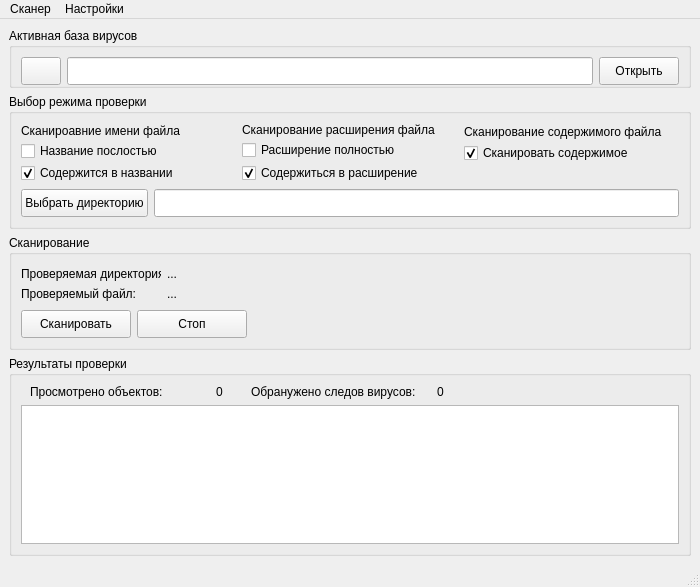
<?xml version="1.0" encoding="UTF-8"?>
<ui version="4.0">
 <class>MainWindow</class>
 <widget class="QMainWindow" name="MainWindow">
  <property name="geometry">
   <rect>
    <x>0</x>
    <y>0</y>
    <width>700</width>
    <height>560</height>
   </rect>
  </property>
  <property name="minimumSize">
   <size>
    <width>700</width>
    <height>0</height>
   </size>
  </property>
  <property name="maximumSize">
   <size>
    <width>16777215</width>
    <height>1200</height>
   </size>
  </property>
  <property name="windowTitle">
   <string>MainWindow</string>
  </property>
  <property name="windowIcon">
   <iconset>
    <normaloff>icons/viewmag_4571.png</normaloff>icons/viewmag_4571.png</iconset>
  </property>
  <widget class="QWidget" name="centralwidget">
   <layout class="QVBoxLayout" name="verticalLayout">
    <item>
     <widget class="QGroupBox" name="groupBox">
      <property name="maximumSize">
       <size>
        <width>16777215</width>
        <height>60</height>
       </size>
      </property>
      <property name="title">
       <string>Активная база вирусов</string>
      </property>
      <layout class="QHBoxLayout" name="horizontalLayout">
       <item>
        <widget class="QPushButton" name="btnSettings">
         <property name="minimumSize">
          <size>
           <width>0</width>
           <height>28</height>
          </size>
         </property>
         <property name="maximumSize">
          <size>
           <width>16777215</width>
           <height>28</height>
          </size>
         </property>
         <property name="text">
          <string/>
         </property>
         <property name="icon">
          <iconset>
           <normaloff>icons/configure_4372.png</normaloff>icons/configure_4372.png</iconset>
         </property>
        </widget>
       </item>
       <item>
        <widget class="QLineEdit" name="tbBasePath">
         <property name="minimumSize">
          <size>
           <width>0</width>
           <height>28</height>
          </size>
         </property>
         <property name="maximumSize">
          <size>
           <width>16777215</width>
           <height>28</height>
          </size>
         </property>
        </widget>
       </item>
       <item>
        <widget class="QPushButton" name="btnOpenBase">
         <property name="minimumSize">
          <size>
           <width>0</width>
           <height>28</height>
          </size>
         </property>
         <property name="maximumSize">
          <size>
           <width>16777215</width>
           <height>28</height>
          </size>
         </property>
         <property name="text">
          <string>Открыть</string>
         </property>
         <property name="icon">
          <iconset>
           <normaloff>icons/folder_blue_9892.png</normaloff>icons/folder_blue_9892.png</iconset>
         </property>
        </widget>
       </item>
      </layout>
     </widget>
    </item>
    <item>
     <widget class="QGroupBox" name="groupBox_4">
      <property name="title">
       <string>Выбор режима проверки</string>
      </property>
      <layout class="QVBoxLayout" name="verticalLayout_2">
       <item>
        <widget class="QWidget" name="widget_2" native="true">
         <layout class="QHBoxLayout" name="horizontalLayout_2">
          <property name="margin">
           <number>0</number>
          </property>
          <item>
           <widget class="QWidget" name="widget_3" native="true">
            <layout class="QVBoxLayout" name="verticalLayout_3">
             <property name="spacing">
              <number>2</number>
             </property>
             <property name="margin">
              <number>0</number>
             </property>
             <item>
              <widget class="QLabel" name="label">
               <property name="text">
                <string>Сканироавние имени файла</string>
               </property>
              </widget>
             </item>
             <item>
              <widget class="QCheckBox" name="cbFullScanName">
               <property name="text">
                <string>Название послостью</string>
               </property>
              </widget>
             </item>
             <item>
              <widget class="QCheckBox" name="cbSelectedScanName">
               <property name="text">
                <string>Содержится в названии</string>
               </property>
               <property name="checked">
                <bool>true</bool>
               </property>
              </widget>
             </item>
            </layout>
           </widget>
          </item>
          <item>
           <widget class="QWidget" name="widget_4" native="true">
            <layout class="QVBoxLayout" name="verticalLayout_4">
             <property name="spacing">
              <number>3</number>
             </property>
             <property name="margin">
              <number>0</number>
             </property>
             <item>
              <widget class="QLabel" name="label_2">
               <property name="text">
                <string>Сканирование расширения файла</string>
               </property>
              </widget>
             </item>
             <item>
              <widget class="QCheckBox" name="cbFullScanExeption">
               <property name="text">
                <string>Расширение полностью</string>
               </property>
              </widget>
             </item>
             <item>
              <widget class="QCheckBox" name="cbSelectedScanExeption">
               <property name="text">
                <string>Содержиться в расширение</string>
               </property>
               <property name="checked">
                <bool>true</bool>
               </property>
              </widget>
             </item>
            </layout>
           </widget>
          </item>
          <item>
           <widget class="QWidget" name="widget_5" native="true">
            <layout class="QVBoxLayout" name="verticalLayout_5">
             <property name="spacing">
              <number>3</number>
             </property>
             <property name="margin">
              <number>0</number>
             </property>
             <item>
              <widget class="QLabel" name="label_3">
               <property name="text">
                <string>Сканирование содержимого файла</string>
               </property>
              </widget>
             </item>
             <item>
              <widget class="QCheckBox" name="cbScanFile">
               <property name="text">
                <string>Сканировать содержимое</string>
               </property>
               <property name="checked">
                <bool>true</bool>
               </property>
              </widget>
             </item>
             <item>
              <widget class="QWidget" name="widget_12" native="true"/>
             </item>
            </layout>
           </widget>
          </item>
         </layout>
        </widget>
       </item>
       <item>
        <widget class="QWidget" name="widget" native="true">
         <layout class="QHBoxLayout" name="horizontalLayout_6">
          <property name="margin">
           <number>0</number>
          </property>
          <item>
           <widget class="QPushButton" name="btnOpenFolder">
            <property name="minimumSize">
             <size>
              <width>0</width>
              <height>28</height>
             </size>
            </property>
            <property name="maximumSize">
             <size>
              <width>16777215</width>
              <height>28</height>
             </size>
            </property>
            <property name="text">
             <string>Выбрать директорию</string>
            </property>
            <property name="icon">
             <iconset>
              <normaloff>icons/folder_orange_5296.png</normaloff>icons/folder_orange_5296.png</iconset>
            </property>
           </widget>
          </item>
          <item>
           <widget class="QLineEdit" name="tbFolderPath">
            <property name="minimumSize">
             <size>
              <width>0</width>
              <height>28</height>
             </size>
            </property>
            <property name="maximumSize">
             <size>
              <width>16777215</width>
              <height>28</height>
             </size>
            </property>
           </widget>
          </item>
         </layout>
        </widget>
       </item>
      </layout>
     </widget>
    </item>
    <item>
     <widget class="QGroupBox" name="groupBox_3">
      <property name="title">
       <string>Сканирование</string>
      </property>
      <layout class="QVBoxLayout" name="verticalLayout_6">
       <item>
        <widget class="QWidget" name="widget_7" native="true">
         <layout class="QVBoxLayout" name="verticalLayout_7">
          <property name="spacing">
           <number>0</number>
          </property>
          <property name="margin">
           <number>0</number>
          </property>
          <item>
           <widget class="QWidget" name="widget_9" native="true">
            <layout class="QHBoxLayout" name="horizontalLayout_4">
             <property name="leftMargin">
              <number>0</number>
             </property>
             <property name="topMargin">
              <number>3</number>
             </property>
             <property name="rightMargin">
              <number>0</number>
             </property>
             <property name="bottomMargin">
              <number>3</number>
             </property>
             <item>
              <widget class="QLabel" name="label_4">
               <property name="maximumSize">
                <size>
                 <width>140</width>
                 <height>16777215</height>
                </size>
               </property>
               <property name="text">
                <string>Проверяемая директория:</string>
               </property>
              </widget>
             </item>
             <item>
              <widget class="QLabel" name="lbScanFolder">
               <property name="text">
                <string>...</string>
               </property>
              </widget>
             </item>
            </layout>
           </widget>
          </item>
          <item>
           <widget class="QWidget" name="widget_8" native="true">
            <layout class="QHBoxLayout" name="horizontalLayout_5">
             <property name="leftMargin">
              <number>0</number>
             </property>
             <property name="topMargin">
              <number>3</number>
             </property>
             <property name="rightMargin">
              <number>0</number>
             </property>
             <property name="bottomMargin">
              <number>3</number>
             </property>
             <item>
              <widget class="QLabel" name="label_6">
               <property name="maximumSize">
                <size>
                 <width>140</width>
                 <height>16777215</height>
                </size>
               </property>
               <property name="text">
                <string>Проверяемый файл:</string>
               </property>
              </widget>
             </item>
             <item>
              <widget class="QLabel" name="lbScanFile">
               <property name="text">
                <string>...</string>
               </property>
              </widget>
             </item>
            </layout>
           </widget>
          </item>
         </layout>
        </widget>
       </item>
       <item>
        <widget class="QWidget" name="widget_6" native="true">
         <layout class="QHBoxLayout" name="horizontalLayout_3">
          <property name="margin">
           <number>0</number>
          </property>
          <item>
           <widget class="QPushButton" name="btnStart">
            <property name="minimumSize">
             <size>
              <width>110</width>
              <height>28</height>
             </size>
            </property>
            <property name="maximumSize">
             <size>
              <width>110</width>
              <height>28</height>
             </size>
            </property>
            <property name="text">
             <string>Сканировать</string>
            </property>
           </widget>
          </item>
          <item>
           <widget class="QPushButton" name="btnStop">
            <property name="minimumSize">
             <size>
              <width>110</width>
              <height>28</height>
             </size>
            </property>
            <property name="maximumSize">
             <size>
              <width>110</width>
              <height>28</height>
             </size>
            </property>
            <property name="text">
             <string>Стоп</string>
            </property>
           </widget>
          </item>
          <item>
           <widget class="QWidget" name="widget_13" native="true"/>
          </item>
         </layout>
        </widget>
       </item>
      </layout>
     </widget>
    </item>
    <item>
     <widget class="QGroupBox" name="groupBox_2">
      <property name="minimumSize">
       <size>
        <width>0</width>
        <height>200</height>
       </size>
      </property>
      <property name="title">
       <string>Результаты проверки</string>
      </property>
      <layout class="QVBoxLayout" name="verticalLayout_8">
       <item>
        <widget class="QWidget" name="widget_14" native="true">
         <property name="minimumSize">
          <size>
           <width>0</width>
           <height>0</height>
          </size>
         </property>
         <layout class="QHBoxLayout" name="horizontalLayout_7">
          <property name="margin">
           <number>0</number>
          </property>
          <item>
           <widget class="QWidget" name="widget_15" native="true">
            <layout class="QHBoxLayout" name="horizontalLayout_8">
             <property name="topMargin">
              <number>0</number>
             </property>
             <property name="rightMargin">
              <number>0</number>
             </property>
             <property name="bottomMargin">
              <number>0</number>
             </property>
             <item>
              <widget class="QLabel" name="label_8">
               <property name="minimumSize">
                <size>
                 <width>180</width>
                 <height>0</height>
                </size>
               </property>
               <property name="text">
                <string>Просмотрено объектов:</string>
               </property>
              </widget>
             </item>
             <item>
              <widget class="QLabel" name="lbScanFiles">
               <property name="text">
                <string>0</string>
               </property>
              </widget>
             </item>
            </layout>
           </widget>
          </item>
          <item>
           <widget class="QWidget" name="widget_16" native="true">
            <layout class="QHBoxLayout" name="horizontalLayout_9">
             <property name="topMargin">
              <number>0</number>
             </property>
             <property name="rightMargin">
              <number>0</number>
             </property>
             <property name="bottomMargin">
              <number>0</number>
             </property>
             <item>
              <widget class="QLabel" name="label_10">
               <property name="minimumSize">
                <size>
                 <width>180</width>
                 <height>0</height>
                </size>
               </property>
               <property name="text">
                <string>Обранужено следов вирусов:</string>
               </property>
              </widget>
             </item>
             <item>
              <widget class="QLabel" name="ldDetectVirus">
               <property name="text">
                <string>0</string>
               </property>
              </widget>
             </item>
            </layout>
           </widget>
          </item>
          <item>
           <widget class="QWidget" name="widget_17" native="true"/>
          </item>
         </layout>
        </widget>
       </item>
       <item>
        <widget class="QListWidget" name="listVirus"/>
       </item>
      </layout>
     </widget>
    </item>
   </layout>
  </widget>
  <widget class="QMenuBar" name="menubar">
   <property name="geometry">
    <rect>
     <x>0</x>
     <y>0</y>
     <width>700</width>
     <height>21</height>
    </rect>
   </property>
   <widget class="QMenu" name="menu">
    <property name="title">
     <string>Сканер</string>
    </property>
    <addaction name="menuStart"/>
    <addaction name="menuStop"/>
    <addaction name="separator"/>
    <addaction name="menuClose"/>
   </widget>
   <widget class="QMenu" name="menu_2">
    <property name="title">
     <string>Настройки</string>
    </property>
    <addaction name="menuSettings"/>
   </widget>
   <addaction name="menu"/>
   <addaction name="menu_2"/>
  </widget>
  <widget class="QStatusBar" name="statusbar"/>
  <action name="menuStart">
   <property name="text">
    <string>Сканировать</string>
   </property>
  </action>
  <action name="menuStop">
   <property name="text">
    <string>Остановить</string>
   </property>
  </action>
  <action name="menuClose">
   <property name="text">
    <string>Выход</string>
   </property>
   <property name="menuRole">
    <enum>QAction::QuitRole</enum>
   </property>
  </action>
  <action name="menuSettings">
   <property name="text">
    <string>Редактировать базу</string>
   </property>
  </action>
 </widget>
 <resources/>
 <connections>
  <connection>
   <sender>btnOpenBase</sender>
   <signal>clicked()</signal>
   <receiver>MainWindow</receiver>
   <slot>openDataBaseVirus()</slot>
   <hints>
    <hint type="sourcelabel">
     <x>616</x>
     <y>66</y>
    </hint>
    <hint type="destinationlabel">
     <x>336</x>
     <y>279</y>
    </hint>
   </hints>
  </connection>
  <connection>
   <sender>btnOpenFolder</sender>
   <signal>clicked()</signal>
   <receiver>MainWindow</receiver>
   <slot>openFolderForScan()</slot>
   <hints>
    <hint type="sourcelabel">
     <x>88</x>
     <y>191</y>
    </hint>
    <hint type="destinationlabel">
     <x>336</x>
     <y>279</y>
    </hint>
   </hints>
  </connection>
  <connection>
   <sender>btnStart</sender>
   <signal>clicked()</signal>
   <receiver>MainWindow</receiver>
   <slot>startScan()</slot>
   <hints>
    <hint type="sourcelabel">
     <x>73</x>
     <y>302</y>
    </hint>
    <hint type="destinationlabel">
     <x>336</x>
     <y>279</y>
    </hint>
   </hints>
  </connection>
  <connection>
   <sender>btnStop</sender>
   <signal>clicked()</signal>
   <receiver>MainWindow</receiver>
   <slot>stopScan()</slot>
   <hints>
    <hint type="sourcelabel">
     <x>189</x>
     <y>302</y>
    </hint>
    <hint type="destinationlabel">
     <x>336</x>
     <y>279</y>
    </hint>
   </hints>
  </connection>
  <connection>
   <sender>btnSettings</sender>
   <signal>clicked()</signal>
   <receiver>MainWindow</receiver>
   <slot>baseSettings()</slot>
   <hints>
    <hint type="sourcelabel">
     <x>32</x>
     <y>66</y>
    </hint>
    <hint type="destinationlabel">
     <x>336</x>
     <y>279</y>
    </hint>
   </hints>
  </connection>
  <connection>
   <sender>menuClose</sender>
   <signal>triggered()</signal>
   <receiver>MainWindow</receiver>
   <slot>close()</slot>
   <hints>
    <hint type="sourcelabel">
     <x>-1</x>
     <y>-1</y>
    </hint>
    <hint type="destinationlabel">
     <x>336</x>
     <y>279</y>
    </hint>
   </hints>
  </connection>
  <connection>
   <sender>menuStart</sender>
   <signal>triggered()</signal>
   <receiver>MainWindow</receiver>
   <slot>startScan()</slot>
   <hints>
    <hint type="sourcelabel">
     <x>-1</x>
     <y>-1</y>
    </hint>
    <hint type="destinationlabel">
     <x>336</x>
     <y>279</y>
    </hint>
   </hints>
  </connection>
  <connection>
   <sender>menuStop</sender>
   <signal>triggered()</signal>
   <receiver>MainWindow</receiver>
   <slot>stopScan()</slot>
   <hints>
    <hint type="sourcelabel">
     <x>-1</x>
     <y>-1</y>
    </hint>
    <hint type="destinationlabel">
     <x>336</x>
     <y>279</y>
    </hint>
   </hints>
  </connection>
  <connection>
   <sender>menuSettings</sender>
   <signal>triggered()</signal>
   <receiver>MainWindow</receiver>
   <slot>baseSettings()</slot>
   <hints>
    <hint type="sourcelabel">
     <x>-1</x>
     <y>-1</y>
    </hint>
    <hint type="destinationlabel">
     <x>336</x>
     <y>279</y>
    </hint>
   </hints>
  </connection>
 </connections>
 <slots>
  <slot>stopScan()</slot>
  <slot>startScan()</slot>
  <slot>openFolderForScan()</slot>
  <slot>openDataBaseVirus()</slot>
  <slot>baseSettings()</slot>
 </slots>
</ui>
